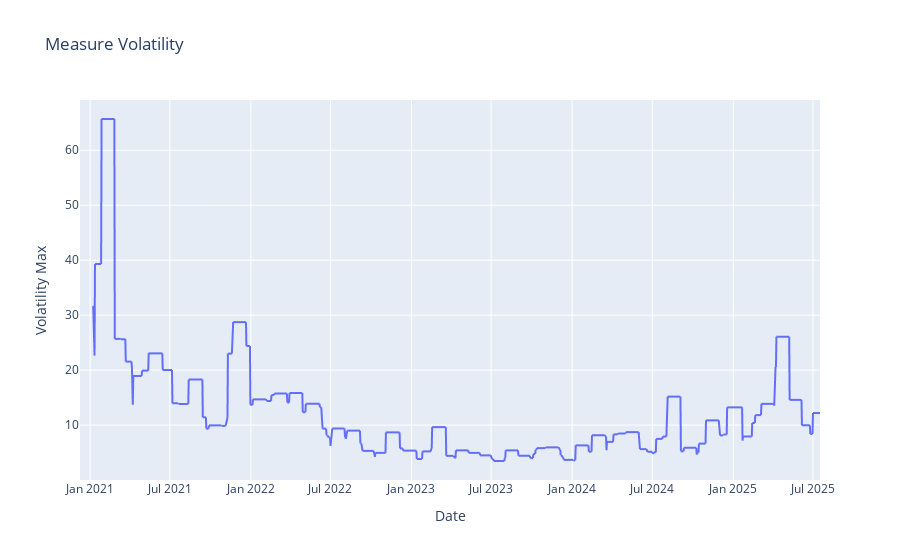

Notebook code cell kept with this figure:
### Code cell
# Show it
fig = px.line(df_stock, x="date", y="volatility_max", title="Measure Volatility", 
              labels={"date": "Date", "volatility_max": "Volatility Max"})
fig.show()

### Figure 1 — Plotly figure (JSON) as saved in the notebook; plotly's stock layout.template omitted (floating-point values rounded to 4 significant figures; data arrays with more than 128 entries replaced by an {"elided": "..."} marker saying what was removed)
{"data": [{"hovertemplate": "Date=%{x}<br>Volatility Max=%{y}<extra></extra>", "legendgroup": "", "line": {"color": "#636efa", "dash": "solid"}, "marker": {"symbol": "circle"}, "mode": "lines", "name": "", "showlegend": false, "type": "scattergl", "x": {"elided": "1155 str values"}, "xaxis": "x", "y": {"elided": "1155 float values"}, "yaxis": "y"}], "layout": {"legend": {"tracegroupgap": 0}, "title": {"text": "Measure Volatility"}, "xaxis": {"anchor": "y", "domain": [0, 1], "title": {"text": "Date"}}, "yaxis": {"anchor": "x", "domain": [0, 1], "title": {"text": "Volatility Max"}}}}
